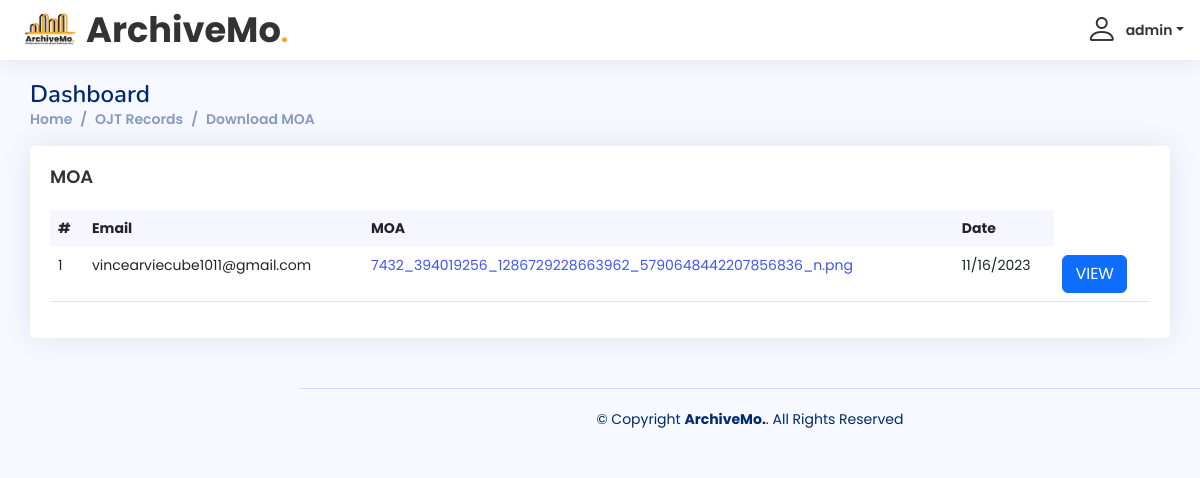
The app's page /admin/moa-dashboard.php (signed in) with its own data.
### tables this page shows
CREATE TABLE `moa` (
  `id` int(11) NOT NULL,
  `email` text NOT NULL,
  `moa` text NOT NULL,
  `date` text NOT NULL
);

### admin/moa-dashboard.php (the view, shortened to what this page needs)
<?php
include 'dbconn.php';
?>
<!DOCTYPE html>
<html lang="en">
<head>
  <link href="assets/vendor/bootstrap/css/bootstrap.min.css" rel="stylesheet">
  <link href="assets/vendor/bootstrap-icons/bootstrap-icons.css" rel="stylesheet">
  <link href="assets/vendor/boxicons/css/boxicons.min.css" rel="stylesheet">
  <link href="assets/vendor/quill/quill.snow.css" rel="stylesheet">
  <link href="assets/vendor/quill/quill.bubble.css" rel="stylesheet">
  <link href="assets/vendor/remixicon/remixicon.css" rel="stylesheet">
  <link href="assets/vendor/simple-datatables/style.css" rel="stylesheet">
  <link href="assets/css/style.css" rel="stylesheet">
</head>
<body>
  <header id="header" class="header fixed-top d-flex align-items-center">
    <div class="d-flex align-items-center justify-content-between">
      <a href="admin-index.php" class="logo d-flex align-items-center">
        <img src="img/logo3.png" alt="" style="width: auto; height: 60px">
        <span class="logo-name">ArchiveMo<span style="color: #F5A623; font-family: Poppins, sans-serif">.</span></span>
      </a>
    </div>
    <nav class="header-nav ms-auto">
      <ul class="d-flex align-items-center">
        <li class="nav-item dropdown pe-3">
          <a class="nav-link nav-profile d-flex align-items-center pe-0" href="#" data-bs-toggle="dropdown">
          <?php
$email = $_SESSION['useremail'];
$result = mysqli_query($conn, "SELECT * FROM admin WHERE username ='$email'");
while($row = mysqli_fetch_array($result)){
?>
          <i class="bi bi-person" style="font-size: 2rem;"></i>
            <span class="d-none d-md-block dropdown-toggle ps-2"><?php echo $row["username"]; ?></span>
          </a>
              <?php
}
?>
        </li>
      </ul>
    </nav>
  </header>
  <main id="main" class="main" style="margin-left: 0;">
    <div class="pagetitle">
      <h1>Dashboard</h1>
      <nav>
        <ol class="breadcrumb">
          <li class="breadcrumb-item"><a href="admin-index.php">Home</a></li>
          <li class="breadcrumb-item active"><a href="ojt-dashboard.php">OJT Records</a></li>
          <li class="breadcrumb-item">Download MOA</li>
        </ol>
      </nav>
    </div>
    <section class="section dashboard">
      <div class="row">
<div class="col-12">
              <div class="card recent-sales overflow-auto">
                <div class="card-body">
                  <h5 class="card-title">MOA</h5>
                  <table class="table datatable">
                    <thead>
                    <tr>
                      <th>#</th>
                      <th>Email</th>
                      <th>MOA</th>
                      <th>Date</th>
                    </tr>
                    </thead>
                    <tbody>
                    <?php
                          $result = mysqli_query($conn, "SELECT * FROM moa");
                          while($row = mysqli_fetch_array($result)){
                          ?>
                      <tr>
                        <td scope="row"><?php echo $row["id"]; ?></td>
                        <td scope="row"><?php echo $row["email"]; ?></td>
                        <td><a href="?id=<?php echo $row['id']; ?>"><?php echo $row['moa'];?></td>
                        <td scope="row"><?php echo $row["date"]; ?></td>
                        <td><a href="javascript:void(0);" class="btn btn-primary viewmodal" data-id="<?php echo $row['id']; ?>" data-moa="<?php echo $row['moa']; ?>">VIEW</a></td>
                      </tr>
                      <?php
                          }
                          ?>
                    </tbody>
                 </table>
                </div>
              </div>
            </div>
          </div>
    </section>
  </main>
  <footer id="footer" class="footer">
    <div class="copyright">
      &copy; Copyright <strong><span>ArchiveMo.</span></strong>. All Rights Reserved
    </div>
  </footer>
</body>
</html>

### admin/assets/css/style.css (style rules this page uses)
* { margin: 0; padding: 0; box-sizing: border-box; font-family: "Poppins", sans-serif; }
:root { scroll-behavior: smooth; }
body { font-family: "Open Sans", sans-serif; background: #f6f9ff; color: #444444; }
a { color: #4154f1; text-decoration: none; }
h1, h2, h3, h4, h5, h6 { font-family: "Nunito", sans-serif; }
#main { margin-top: 60px; padding: 20px 30px; transition: all 0.3s; }
.pagetitle { margin-bottom: 10px; }
.pagetitle h1 { font-size: 24px; margin-bottom: 0; font-weight: 600; color: #012970; }
.card { margin-bottom: 30px; border: none; border-radius: 5px; box-shadow: 0px 0 30px rgba(1, 41, 112, 0.1); }
.card-title { padding: 20px 0 15px 0; font-size: 18px; font-weight: 600; color: #333; font-family: "Poppins", sans-serif; }
.card-body { padding: 0 20px 20px 20px; }
.breadcrumb { font-size: 14px; font-family: "Nunito", sans-serif; color: #899bbd; font-weight: 600; }
.breadcrumb a { color: #899bbd; transition: 0.3s; }
.breadcrumb .breadcrumb-item::before { color: #899bbd; }
.breadcrumb .active { color: #51678f; font-weight: 600; }
.header .logo-name { color: #333; font-size: 2.2rem; font-family: "Poppins", sans-serif; }
@media (min-width: 1200px) { .logo { width: 280px; } }
.logo img { max-height: 100px; margin-right: 6px; }
.logo span { font-size: 26px; font-weight: 700; color: #012970; font-family: "Nunito", sans-serif; }
.header { transition: all 0.5s; z-index: 997; height: 60px; box-shadow: 0px 2px 20px rgba(1, 41, 112, 0.1); background-color: #fff; padding-left: 20px; }
.header-nav ul { list-style: none; }
.header-nav>ul { margin: 0; padding: 0; }
.header-nav .nav-profile { color: #333; }
.header-nav .nav-profile span { font-size: 14px; font-weight: 600; }
@media (min-width: 1200px) { #main, #footer { margin-left: 300px; } }
.dashboard .recent-sales { font-size: 14px; }
.dashboard .recent-sales .table thead { background: #f6f6fe; }
.dashboard .recent-sales .table thead th { border: 0; }
.footer { padding: 20px 0; font-size: 14px; transition: all 0.3s; border-top: 1px solid #cddfff; }
.footer .copyright { text-align: center; color: #012970; }

### records on screen
moa: id "1", email "vincearviecube1011@gmail.com", moa "7432_394019256_1286729228663962_5790648442207856836_n.png", date "11/16/2023"

### other values on screen
$row["username"] "admin"
